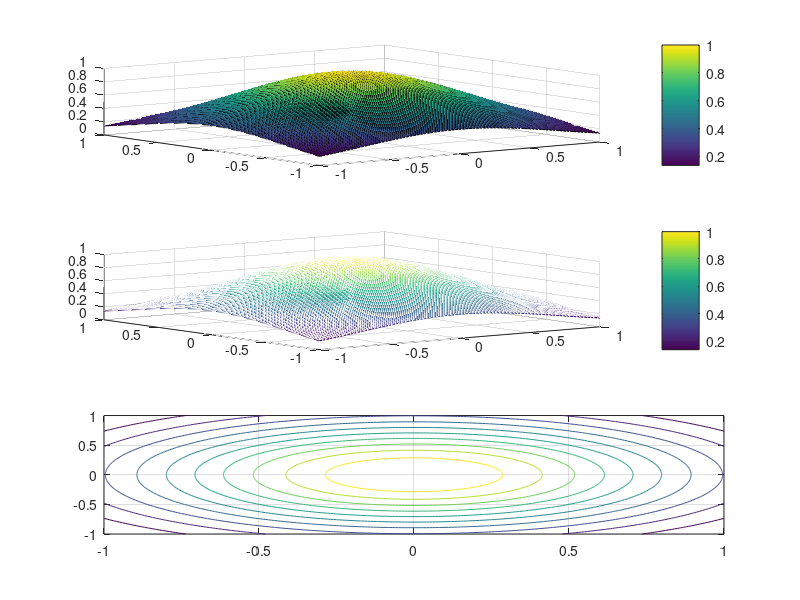

MATLAB code for this plot:
% a) graficar la funcion Z = exp(-(X.^2+Y.^2)) con mesh y con surf en el
% intervalo [-1,1]x[-1,1] 
% b) realizar grafica 2D de distintas curvas de nivel

%intervalos
x = -1:1/100:1;
y = -1:1/100:1;

[X, Y] = meshgrid(x,y);
%funcion
Z = exp(-(X.^2+Y.^2));

subplot(3,1,1)
surf(X,Y,Z), colorbar
subplot(3,1,2)
mesh(X, Y, Z), colorbar
%curvas de nivel
subplot(3,1,3)
contour(X,Y,Z,10), grid on